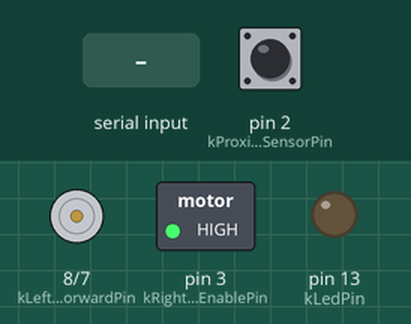
Recording of a sketch running on a simulated Arduino Uno, built with avr-gcc and run on an emulated ATmega328P. On the bench: motor-driver pin pairs drawn as motors (green arrow = first pin HIGH = forward, orange = second pin HIGH = backward, longer = more drive, scaled by the enable pin), switched loads named in the sketch (green lamp = pin HIGH), output pins drawn as LEDs (lit = HIGH). Dashed ring = blinking. Inputs (shaded band) come from the test bench; at power-on: pin 2 (kProximitySensorPin) HIGH. What the sketch prints to the serial monitor is not drawn.

Above: at 6.2 s.
6.3 s: pin 2 (kProximitySensorPin) driven LOW
At 6.6 s:
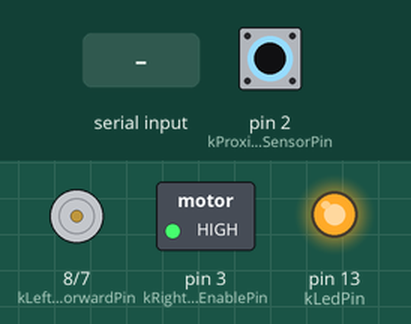
7.8 s: pin 2 (kProximitySensorPin) driven HIGH
At 8.3 s:
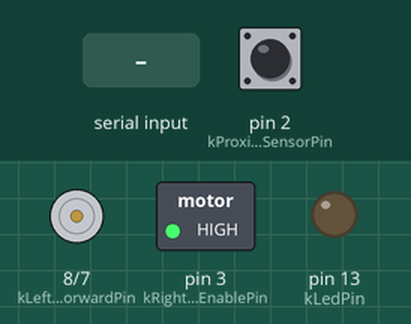
9.3 s: "L" received over the second serial link
At 10.5 s:
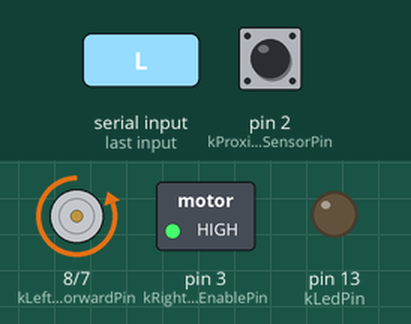
10.8 s: "R" received over the second serial link
At 12.0 s:
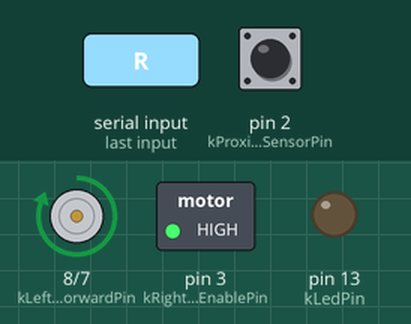
12.3 s: "S" received over the second serial link
At 13.4 s:
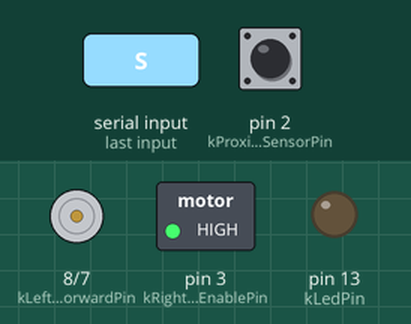
13.8 s: pin 2 (kProximitySensorPin) pulsed LOW 2 times (0.12 s each, 0.3 s apart)
At 14.2 s:
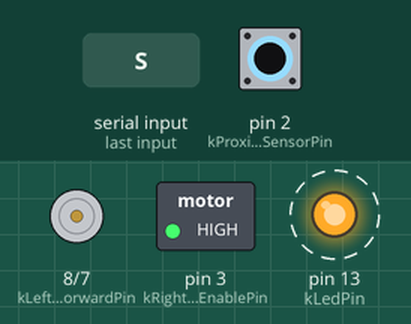
Timing chart, 0 to 16.8 s (numbered marks = the images above; inputs shaded):
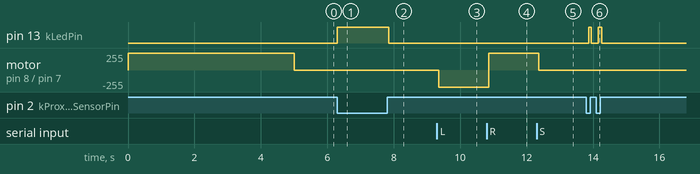

The sketch:

working.ino
```cpp
/**
 * ROBOCLIMB: IR Proximity Sensor and L298N Motor Driver Control with 3-Position Switch and Web Control
 *
 * DISCLAIMER: The verbose comments are for the group members to understand the code better
 * since they have no prior experience with programming. The comments are not necessary for
 * the code to function properly. The code is written in a way that it is self-explanatory.
 *
 * This code is designed to control a robot with two motors and an IR proximity sensor.
 * The robot can move left, right, or stop based on the position of a 3-position switch.
 * If an obstacle is detected by the IR proximity sensor, the robot will stop moving.
 * Additionally, the robot can be controlled using commands from a Python server.
 */

#include <SoftwareSerial.h>

// Pin definitions
const uint8_t kProximitySensorPin = 2; // IR proximity sensor is connected to digital pin 2
const uint8_t kLedPin = 13;            // LED indicator is connected to digital pin 13

// L298N Motor Driver pins
const uint8_t kLeftMotorEnablePin = 9;   // Left motor enable pin is connected to digital pin 9
const uint8_t kLeftMotorForwardPin = 8;  // Left motor forward pin is connected to digital pin 8
const uint8_t kLeftMotorBackwardPin = 7; // Left motor backward pin is connected to digital pin 7

const uint8_t kRightMotorEnablePin = 3;   // Right motor enable pin is connected to digital pin 3
const uint8_t kRightMotorForwardPin = 5;  // Right motor forward pin is connected to digital pin 5
const uint8_t kRightMotorBackwardPin = 4; // Right motor backward pin is connected to digital pin 4

// 3-Position Switch pins
const uint8_t kDirectionSwitchCommonPin = 6; // Common pin of the 3-position switch is connected to digital pin 6
const uint8_t kDirectionSwitchLeftPin = 5;   // Left pin of the 3-position switch is connected to digital pin 5
const uint8_t kDirectionSwitchRightPin = 4;  // Right pin of the 3-position switch is connected to digital pin 4

// Motor speed constants
const uint8_t kMotorStopSpeed = 0;  // Motor stop speed is 0 (stopped)
const uint8_t kMotorMaxSpeed = 255; // Motor maximum speed is 255 (full speed)

// Web control serial communication
const uint8_t kWebControlRxPin = 10; // Web control RX pin is connected to digital pin 10
const uint8_t kWebControlTxPin = 11; // Web control TX pin is connected to digital pin 11

SoftwareSerial webControlSerial(kWebControlRxPin, kWebControlTxPin); // Create a software serial object for web control communication

void setup()
{
    // Initialize digital pins
    pinMode(kLedPin, OUTPUT);                         // Set LED pin as output
    pinMode(kProximitySensorPin, INPUT_PULLUP);       // Set proximity sensor pin as input with internal pull-up resistor
    pinMode(kLeftMotorEnablePin, OUTPUT);             // Set left motor enable pin as output
    pinMode(kLeftMotorForwardPin, OUTPUT);            // Set left motor forward pin as output
    pinMode(kLeftMotorBackwardPin, OUTPUT);           // Set left motor backward pin as output
    pinMode(kRightMotorEnablePin, OUTPUT);            // Set right motor enable pin as output
    pinMode(kRightMotorForwardPin, OUTPUT);           // Set right motor forward pin as output
    pinMode(kRightMotorBackwardPin, OUTPUT);          // Set right motor backward pin as output
    pinMode(kDirectionSwitchCommonPin, INPUT_PULLUP); // Set switch common pin as input with internal pull-up resistor
    pinMode(kDirectionSwitchLeftPin, INPUT_PULLUP);   // Set switch left pin as input with internal pull-up resistor
    pinMode(kDirectionSwitchRightPin, INPUT_PULLUP);  // Set switch right pin as input with internal pull-up resistor

    // Initialize web control serial communication
    webControlSerial.begin(9600);
    Serial.begin(9600);
    moveLeft(255);
    moveRight(255);
    delay(5000);
}
bool stopped = true;
char command = 'S';
void loop()
{
    if (stopped == true)
    {
        digitalWrite(kLeftMotorForwardPin, LOW);   // Set the left motor forward pin to LOW
        digitalWrite(kLeftMotorBackwardPin, LOW);  // Set the left motor backward pin to LOW
        digitalWrite(kRightMotorForwardPin, LOW);  // Set the right motor forward pin to LOW
        digitalWrite(kRightMotorBackwardPin, LOW); // Set the right motor backward pin to LOW
    }
    // Read the state of the proximity sensor
    bool obstacleDetected = !digitalRead(kProximitySensorPin);

    // Print IR status
    Serial.print("IR Status: ");
    Serial.println(obstacleDetected ? "Obstacle Detected" : "No Obstacle");

    if (obstacleDetected)
    {
        digitalWrite(kLedPin, HIGH);
        stopMotors();
        return;
    }
    else
    {
        digitalWrite(kLedPin, LOW);
        // Check for web control commands
        if (webControlSerial.available() > 0 || stopped == false)
        {
            command = webControlSerial.read();
            Serial.println(command);

            if (command == 'L')
            {
                moveLeft(kMotorMaxSpeed);
                stopped = false; // Reset the stopped flag when a new command is received
            }
            else if (command == 'R')
            {
                moveRight(kMotorMaxSpeed);
                stopped = false; // Reset the stopped flag when a new command is received
            }
            else if (command == 'S')
            {
                stopMotors(); // Stop the motors
            }
        }
    }
    delay(100);
}

void moveLeft(uint8_t speed)
{
    analogWrite(kLeftMotorEnablePin, speed);    // Set the speed of the left motor
    digitalWrite(kLeftMotorForwardPin, LOW);    // Set the left motor forward pin to LOW
    digitalWrite(kLeftMotorBackwardPin, HIGH);  // Set the left motor backward pin to HIGH
    digitalWrite(kRightMotorForwardPin, LOW);   // Set the right motor forward pin to LOW
    digitalWrite(kRightMotorBackwardPin, HIGH); // Set the right motor backward pin to HIGH
}

void moveRight(uint8_t speed)
{
    analogWrite(kRightMotorEnablePin, speed);  // Set the speed of the right motor
    digitalWrite(kLeftMotorForwardPin, HIGH);  // Set the left motor forward pin to HIGH
    digitalWrite(kLeftMotorBackwardPin, LOW);  // Set the left motor backward pin to LOW
    digitalWrite(kRightMotorForwardPin, HIGH); // Set the right motor forward pin to HIGH
    digitalWrite(kRightMotorBackwardPin, LOW); // Set the right motor backward pin to LOW
}

void stopMotors()
{
    digitalWrite(kLeftMotorForwardPin, LOW);   // Set the left motor forward pin to LOW
    digitalWrite(kLeftMotorBackwardPin, LOW);  // Set the left motor backward pin to LOW
    digitalWrite(kRightMotorForwardPin, LOW);  // Set the right motor forward pin to LOW
    digitalWrite(kRightMotorBackwardPin, LOW); // Set the right motor backward pin to LOW
}
```

Measured:
- after the input at 6.3 s, pin 13 (kLedPin): LOW → HIGH at once
- after the input at 7.8 s, pin 13 (kLedPin): HIGH → LOW after 0.05 s
- after the input at 9.3 s, motor on pin 8 (kLeftMotorForwardPin) / pin 7 (kLeftMotorBackwardPin): stopped → backward 255/255 after 0.06 s
- after the input at 10.8 s, motor on pin 8 (kLeftMotorForwardPin) / pin 7 (kLeftMotorBackwardPin): backward 255/255 → forward 255/255 after 0.06 s
- after the input at 12.3 s, motor on pin 8 (kLeftMotorForwardPin) / pin 7 (kLeftMotorBackwardPin): forward 255/255 → stopped after 0.06 s
- after the input at 13.8 s, pin 13 (kLedPin): alternates HIGH for 0.10 s and LOW for 0.20 s, 4 changes in all, then stays LOW, starting after 0.07 s
